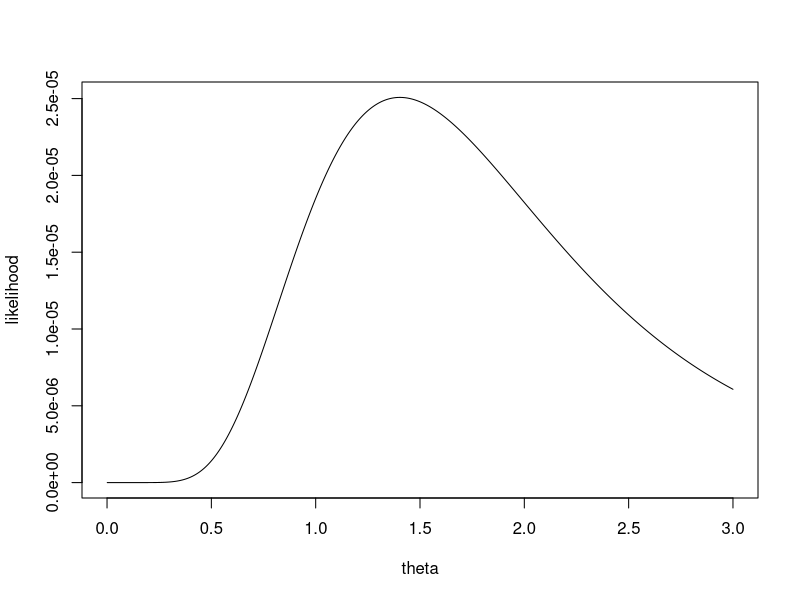

This figure's R source:
x <- seq(0, 3, 0.001)

h <- function(x) {
	return(2^10/(x^10) * (1 + 0.85/x)^-3 * (1 + 1.08/x)^-3
 * (1 + 0.35/x)^-3
 * (1 + 3.28/x)^-3
 * (1 + 1.24/x)^-3
 * (1 + 2.58/x)^-3
 * (1 + 0.02/x)^-3
 * (1 + 0.13/x)^-3
 * (1 + 0.22/x)^-3
 * (1 + 0.52/x)^-3)
}

y = h(x)
plot(x, y, type='l', xlab='theta', ylab='likelihood')
